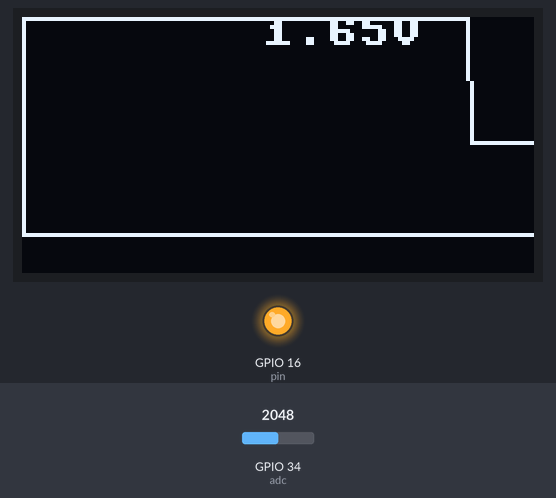
Recording of a program running on a simulated ESP32 board running MicroPython. Shown: 128×64 one-colour display, output pins drawn as LEDs (lit = HIGH). The inputs (shaded band) are chosen by the test bench; at power-on: GPIO 34 (adc) = 2048 (analog values on the 0–4095 scale). Library files of the repository ran but are not shown: ssd1306.py.

Above: at 1.25 s.
1.3 s: GPIO 34 (adc) set to 2866
At 1.41 s:
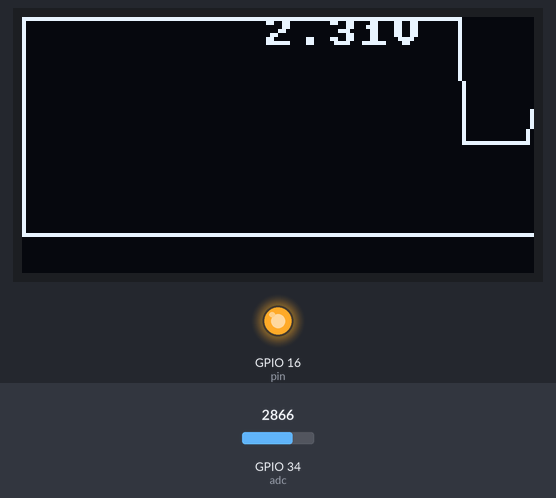
3.0 s: GPIO 34 (adc) set to 3603
At 3.07 s:
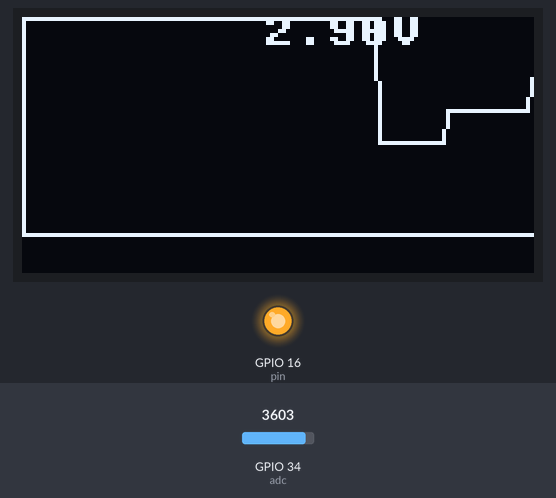
4.5 s: GPIO 34 (adc) set to 4095
At 4.57 s:
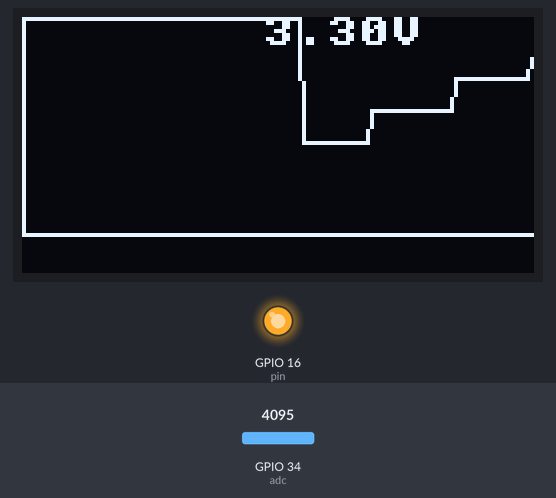

The program:

Graficaci_nVoltaje.py
```python
# Integrantes:
# Samuel Jafet Juárez Baliño
# Iván Alejandro Cadena López

# Objetivo: Detectar y graficar una señal de voltaje analógica en tiempo real utilizando un ESP32 y una pantalla OLED,
# incluyendo información relevante como el valor de voltaje actual y dibujando los ejes de la gráfica,
# mostrando la forma de onda en la pantalla y actualizándola continuamente para reflejar los cambios en la señal de entrada.

#  Se importan las clases Pin y SoftI2C del módulo machine. Pin se usa para controlar los pines GPIO del ESP32,
# mientras que SoftI2C implementa el protocolo de comunicación I2C por software
from machine import Pin, SoftI2C, ADC
import ssd1306 # Se importa el módulo ssd1306 para controlar la pantalla OLED
from time import sleep_ms # Se importa sleep_ms para crear pausas en milisegundos

# Configuración I2C y OLED
# Configuración del I2C con los pines GPIO15 (SCL, línea de reloj) y GPIO4 (SDA, línea de datos)
i2c = SoftI2C(scl=Pin(15), sda=Pin(4))

# Configuración del pin GPIO16 como salida para resetear el OLED
pin = Pin(16, Pin.OUT)
pin.value(0) # Configura GPIO16 en bajo para resetear el OLED
pin.value(1) # Configura GPIO16 en alto para activar el OLED

oled_ancho = 128 # Se define el ancho del OLED
oled_alto = 64 # Se define el alto del OLED

# Se crea el objeto que representa la pantalla OLED, especificando sus dimensiones y el bus I2C para comunicarse con ella
oled = ssd1306.SSD1306_I2C(oled_ancho, oled_alto, i2c)

# Configuración del convertidor analógico-digital en el pin GPIO34 para leer el potenciómetro
adc = ADC(Pin(34))
adc.atten(ADC.ATTN_11DB)  # Se configura la atenuación para medir voltajes de 0-3.3V
adc.width(ADC.WIDTH_12BIT)  # Se configura la resolución a 12 bits (valores de 0 a 4095)

# Variables para la configuración de la pantalla y almacenamiento de datos
ancho_oled = 128 # Se define el ancho del OLED
alto_oled = 64 # Se define el alto del OLED
buffer = [0]*ancho_oled   # Buffer circular que almacena los últimos 128 valores de la gráfica

# Función para mapear un valor de un rango a otro rango
def map_value(val, in_min, in_max, out_min, out_max):
    # Aplica regla de tres para convertir un valor de un rango de entrada a un rango de salida
    # Fórmula: valor_salida = (valor_entrada - min_entrada) * (max_salida - min_salida) / (max_entrada - min_entrada) + min_salida
    return int((val - in_min) * (out_max - out_min) / (in_max - in_min) + out_min)

# Función para convertir el valor del ADC a voltaje real
def adc_to_volt(adc_val):
    # Convierte el valor digital (0-4095) a voltaje (0-3.3V) usando regla de tres
    return (adc_val / 4095) * 3.3

# Ciclo principal que se ejecuta continuamente
while True:
    # Lee el valor analógico del potenciómetro (0-4095)
    lectura = adc.read()
    # Convierte el valor ADC en una coordenada y de la pantalla, dejando márgenes de 10 píxeles arriba y abajo
    # Los valores altos del ADC se mapean a la parte superior de la pantalla (y pequeña)
    y = map_value(lectura, 0, 4095, alto_oled-10, 10)
    # Agrega el nuevo valor al final del buffer y elimina el más antiguo (como en una cola FIFO)
    buffer.append(y)
    buffer.pop(0) # Elimina el primer elemento para mantener el tamaño del buffer constante

    # Limpia la pantalla llenándola de negro
    oled.fill(0)

    # Dibuja los ejes del gráfico
    oled.hline(0, alto_oled-10, ancho_oled, 1)  # Eje X horizontal en la parte inferior (10 píxeles desde abajo)
    oled.vline(0, 0, alto_oled-10, 1)           # Eje Y vertical en el lado izquierdo

    # Dibuja la gráfica conectando puntos consecutivos con líneas
    for x in range(1, ancho_oled):
        # Conecta el punto anterior buffer[x-1] con el punto actual buffer[x] usando una línea
        oled.line(x-1, buffer[x-1], x, buffer[x], 1)

    # Convierte la lectura actual a voltaje y la muestra en pantalla
    volt = adc_to_volt(lectura)
    oled.text("{:.2f}V".format(volt), 60, 0) # Muestra el voltaje con 2 decimales en la posición (60, 0)

     # Actualiza la pantalla para mostrar todos los elementos dibujados
    oled.show()
     # Pausa de 50 milisegundos antes de la siguiente lectura
    sleep_ms(50)
```
